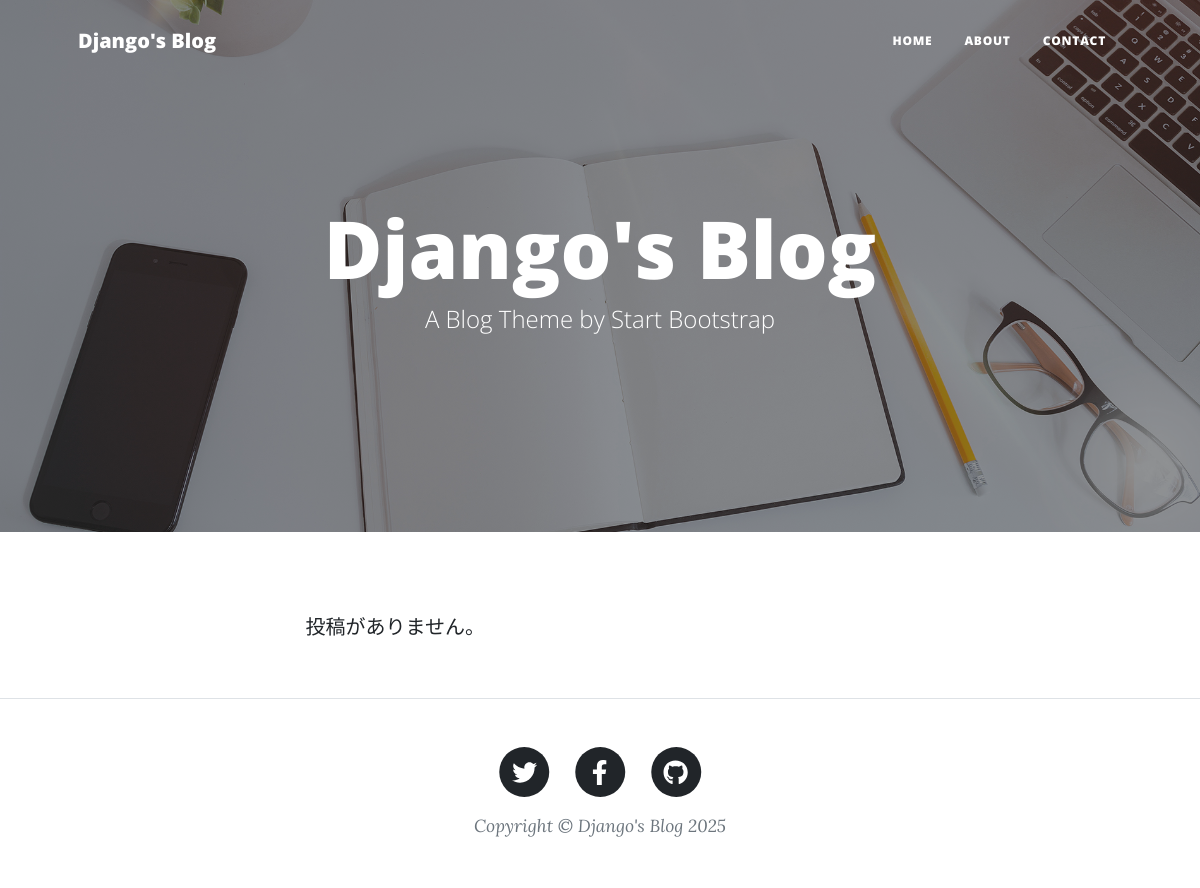
The page /seisaku/ on the database as committed earlier.
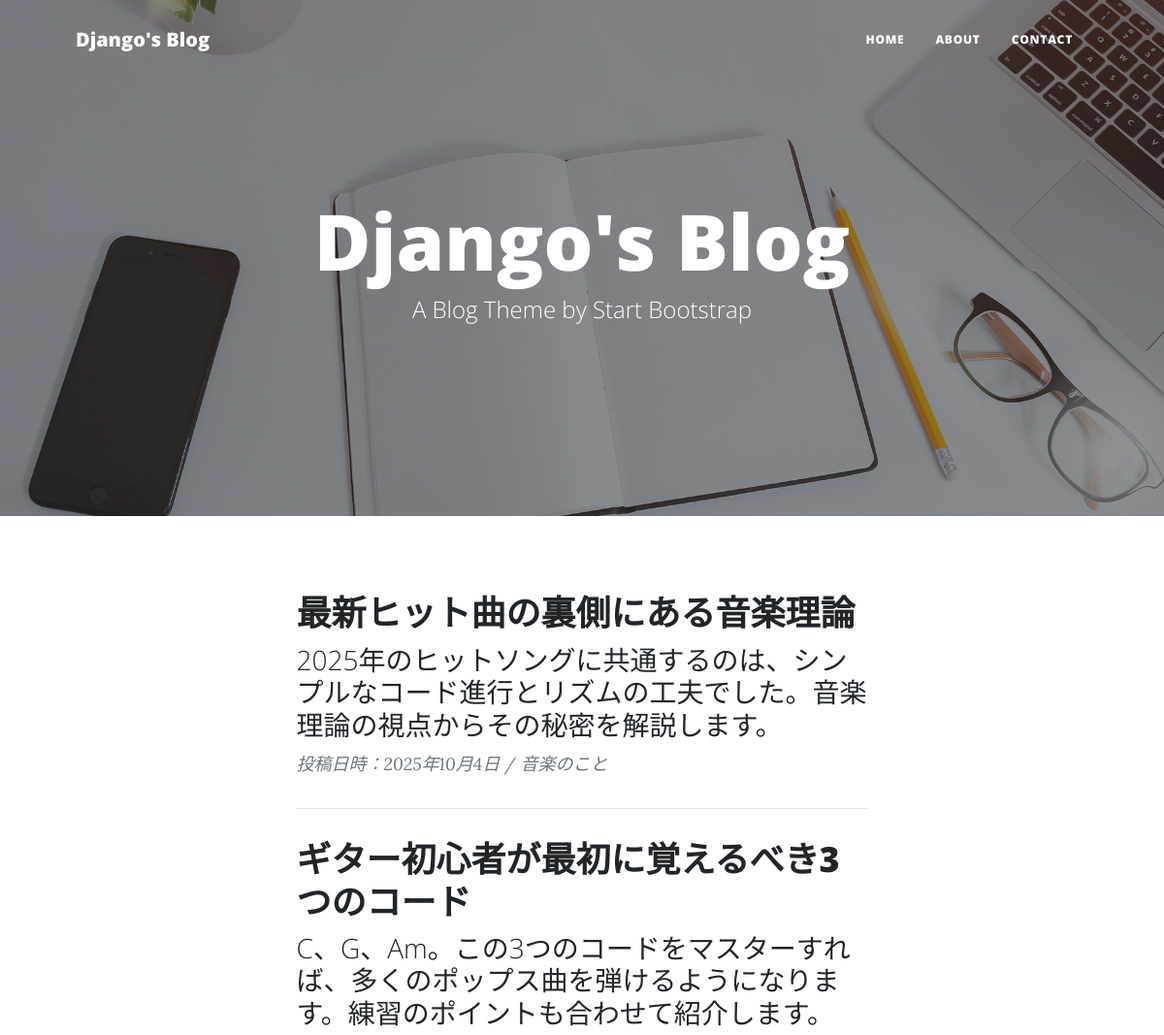
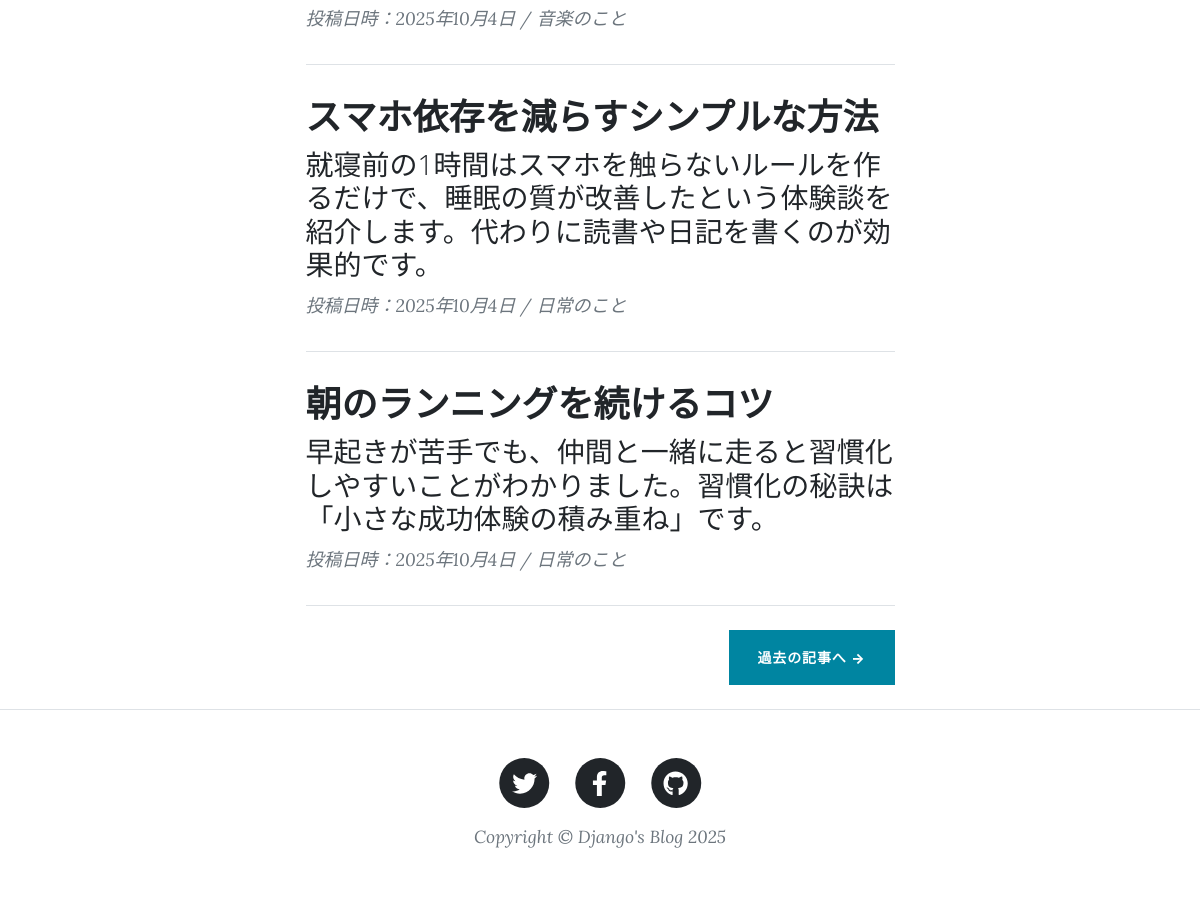
The same page on the database as committed later (2 pictures, top to bottom).
### seisaku/models.py (models this page shows, shortened)
class BlogPost(models.Model):
    CATEGORY = (
        ('science', '科学のこと'),
        ('dailylife', '日常のこと'),
        ('music', '音楽のこと'),
    )
    title = models.CharField(verbose_name='タイトル', max_length=200)
    content = models.TextField(verbose_name='本文')
    posted_at = models.DateTimeField(verbose_name='投稿日時', auto_now_add=True)
    category = models.CharField(verbose_name='カテゴリ', max_length=50, choices=CATEGORY)

### seisaku/views.py (the view)
# urls.py: path('' , views.IndexView.as_view(), name='index'),
class IndexView(ListView):
    model = BlogPost
    template_name = 'seisaku/index.html'
    context_object_name = 'posts'
    ordering = ['-posted_at']
    paginate_by = 4

### seisaku/templates/seisaku/index.html (shortened to what this page needs)
{% extends "seisaku/base.html" %}
{% load static %}
        {% block header %}
        <header class="masthead" style="background-image: url('{% static "assets/img/home-bg.jpg" %}')">
            <div class="container position-relative px-4 px-lg-5">
                <div class="row gx-4 gx-lg-5 justify-content-center">
                    <div class="col-md-10 col-lg-8 col-xl-7">
                        <div class="site-heading">
                            <h1>Django's Blog</h1>
                            <span class="subheading">A Blog Theme by Start Bootstrap</span>
                        </div>
                    </div>
                </div>
            </div>
        </header>
        {% endblock %}
        {% block contents %}
        <div class="container px-4 px-lg-5">
            <div class="row gx-4 gx-lg-5 justify-content-center">
                <div class="col-md-10 col-lg-8 col-xl-7">
                    {% for p in posts %}
                        <div class="post-preview">
                            <a href="{% url 'seisaku:post' pk=p.pk %}">
                                <h2 class="post-title">{{ p.title }}</h2>
                                {% if p.content %}
                                    <h3 class="post-subtitle">{{ p.content|truncatechars:80 }}</h3>
                                {% endif %}
                            </a>
                            <p class="post-meta">
                                投稿日時：{{ p.posted_at|date:"Y年n月j日" }}{% if p.category %} / {{ p.get_category_display }}{% endif %}
                            </p>
                        </div>
                        <hr class="my-4" />
                    {% empty %}
                        <p>投稿がありません。</p>
                    {% endfor %}
                    <div class="d-flex justify-content-between mb-4">
                        {% if page_obj.has_next %}
                            <a class="btn btn-primary text-uppercase" href="?page={{ page_obj.next_page_number }}">過去の記事へ →</a>
                        {% endif %}
                    </div>
                </div>
            </div>
        </div>
        {% endblock %}

### seisaku/templates/seisaku/base.html (shortened to what this page needs)
{% load static %}
<!DOCTYPE html>
<html lang="ja">
    <head>
        <link href="{% static 'css/styles.css' %}" rel="stylesheet" />
    </head>
    <body>
        <nav class="navbar navbar-expand-lg navbar-light" id="mainNav">
            <div class="container px-4 px-lg-5">
                <a class="navbar-brand" href="{% url 'seisaku:index' %}">Django's Blog</a>
                <div class="collapse navbar-collapse" id="navbarResponsive">
                    <ul class="navbar-nav ms-auto py-4 py-lg-0">
                        <li class="nav-item"><a class="nav-link px-lg-3 py-3 py-lg-4" href="{% url 'seisaku:index' %}">Home</a></li>
                        <li class="nav-item"><a class="nav-link px-lg-3 py-3 py-lg-4" href="{% url 'seisaku:about' %}">About</a></li>
                        <li class="nav-item"><a class="nav-link px-lg-3 py-3 py-lg-4" href="{% url 'seisaku:contact' %}">Contact</a></li>
                    </ul>
                </div>
            </div>
        </nav>
        {% block header %}{% endblock %}
        {% block contents %}{% endblock %}
        <footer class="border-top">
            <div class="container px-4 px-lg-5">
                <div class="row gx-4 gx-lg-5 justify-content-center">
                    <div class="col-md-10 col-lg-8 col-xl-7">
                        <ul class="list-inline text-center">
                            <li class="list-inline-item">
                                <a href="https://twitter.com/">
                                    <span class="fa-stack fa-lg">
                                        <i class="fas fa-circle fa-stack-2x"></i>
                                        <i class="fab fa-twitter fa-stack-1x fa-inverse"></i>
                                    </span>
                                </a>
                            </li>
                            <li class="list-inline-item">
                                <a href="https://facebook.com/">
                                    <span class="fa-stack fa-lg">
                                        <i class="fas fa-circle fa-stack-2x"></i>
                                        <i class="fab fa-facebook-f fa-stack-1x fa-inverse"></i>
                                    </span>
                                </a>
                            </li>
                            <li class="list-inline-item">
                                <a href="https://github.co.jp/">
                                    <span class="fa-stack fa-lg">
                                        <i class="fas fa-circle fa-stack-2x"></i>
                                        <i class="fab fa-github fa-stack-1x fa-inverse"></i>
                                    </span>
                                </a>
                            </li>
                        </ul>
                        <div class="small text-center text-muted fst-italic">Copyright &copy; Django's Blog 2025</div>
                    </div>
                </div>
            </div>
        </footer>
    </body>
</html>

Rows that differ between the two databases and show on the page:
added BlogPost: title "最新ヒット曲の裏側にある音楽理論", content "2025年のヒットソングに共通するのは、シンプルなコード進行とリズムの工夫でした。音楽理論の視点からその秘密を解説します。", posted_at "2025年10月4日", category "音楽のこと"
added BlogPost: title "ギター初心者が最初に覚えるべき3つのコード", content "C、G、Am。この3つのコードをマスターすれば、多くのポップス曲を弾けるようになります。練習のポイントも合わせて紹介します。", posted_at "2025年10月4日", category "音楽のこと"
added BlogPost: title "スマホ依存を減らすシンプルな方法", content "就寝前の1時間はスマホを触らないルールを作るだけで、睡眠の質が改善したという体験談を紹介します。代わりに読書や日記を書くのが効果的です。", posted_at "2025年10月4日", category "日常のこと"
added BlogPost: title "朝のランニングを続けるコツ", content "早起きが苦手でも、仲間と一緒に走ると習慣化しやすいことがわかりました。習慣化の秘訣は「小さな成功体験の積み重ね」です。", posted_at "2025年10月4日", category "日常のこと"
Other text that changed with them:
text no longer shown: "投稿がありません。"
text now shown: "過去の記事へ →"
